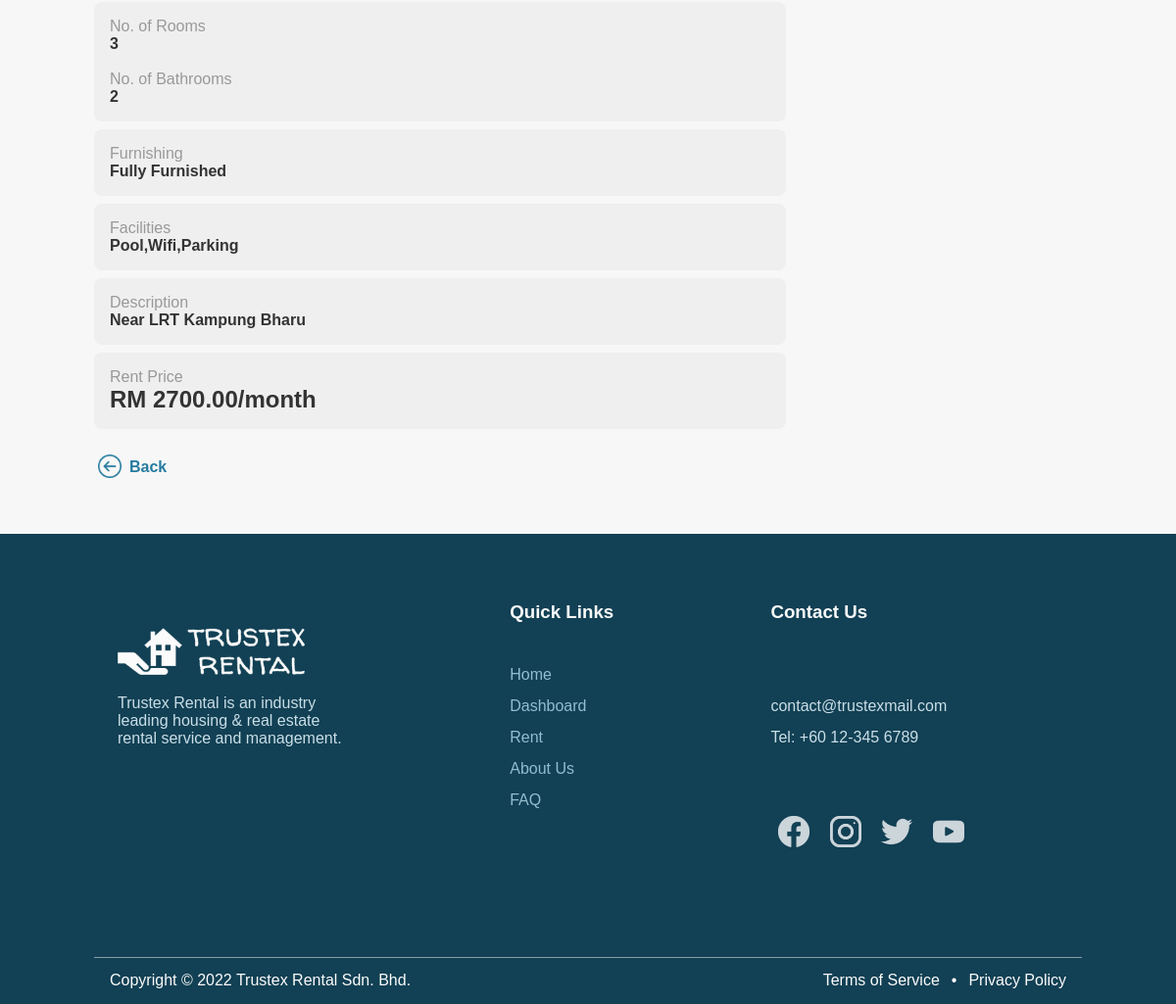
The app's page /property.php?id=8&source=details (signed in, lower part), older data.
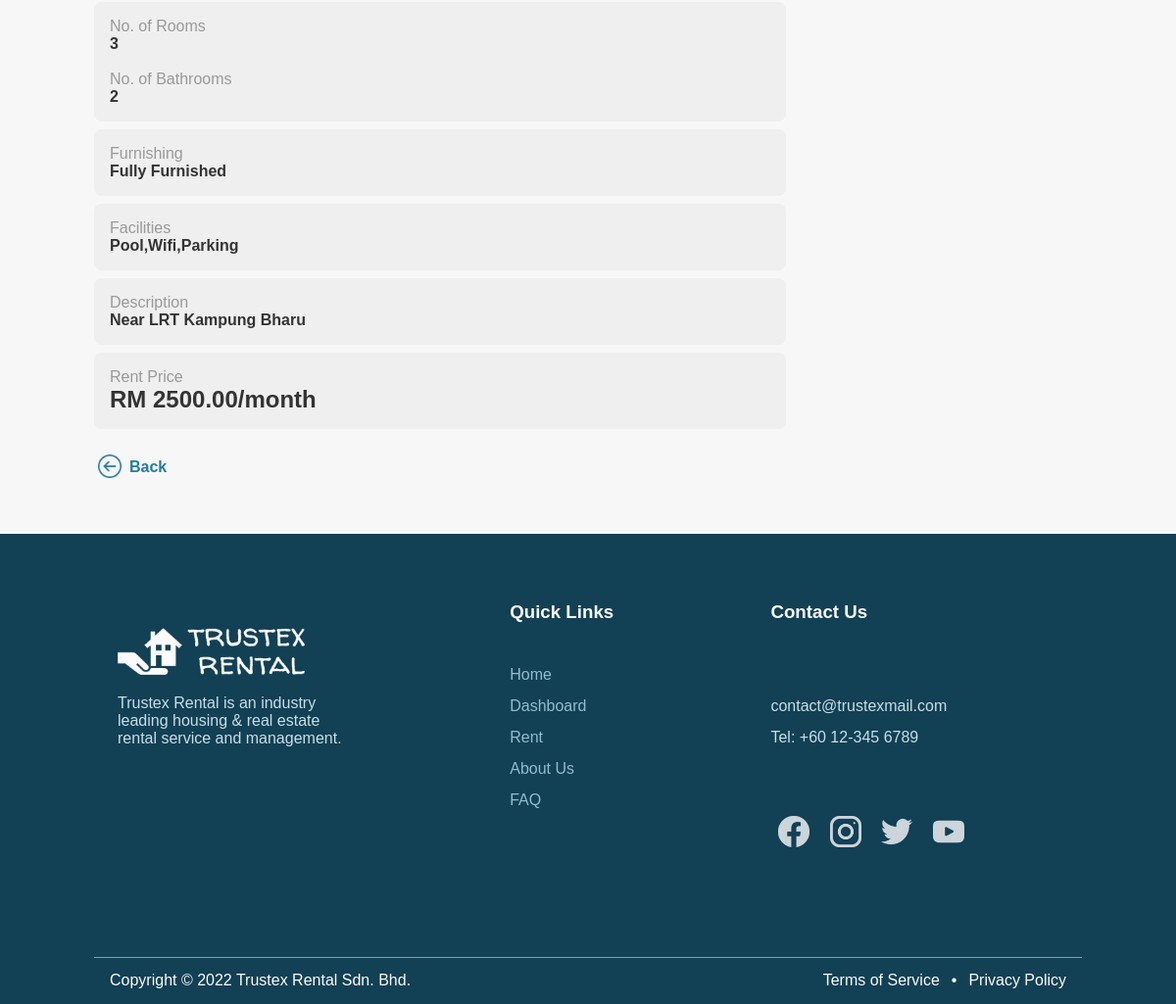
The same page, newer data.
### tables this page shows
CREATE TABLE `property` (
  `propertyID` int(6) NOT NULL,
  `landlordRegNo` int(6) NOT NULL,
  `propertyName` varchar(256) NOT NULL DEFAULT 'N/A',
  `propertyAddress` varchar(512) NOT NULL DEFAULT 'N/A',
  `propertyCity` varchar(64) NOT NULL DEFAULT 'N/A',
  `propertyPoscode` varchar(5) NOT NULL DEFAULT 'N/A',
  `propertyState` varchar(64) NOT NULL DEFAULT 'N/A',
  `propertyType` varchar(32) DEFAULT 'N/A',
  `propertyFloorLevel` int(2) DEFAULT NULL,
  `propertyFloorSize` int(6) DEFAULT NULL,
  `propertyNumRooms` int(2) NOT NULL,
  `propertyBathrooms` int(2) NOT NULL,
  `propertyFurnishing` varchar(32) DEFAULT 'N/A',
  `propertyFacilities` varchar(128) DEFAULT 'N/A',
  `propertyDesc` varchar(2048) DEFAULT 'N/A',
  `rentPrice` decimal(6,2) DEFAULT NULL
);

### property.php (the view, shortened to what this page needs)
<?php
  $prop_id = $_GET['id'];
  include("dbconnect.php");
  $sql = "SELECT *
          FROM property
          WHERE propertyID = '$prop_id'";
  $result = mysqli_query($connect, $sql);
  $property = mysqli_fetch_assoc($result);
  $propertyName = $property["propertyName"];
  $propertyNumRooms = $property["propertyNumRooms"];
  $propertyBathrooms = $property["propertyBathrooms"];
  $propertyFurnishing = $property["propertyFurnishing"];
  $propertyFacilities = $property["propertyFacilities"];
  $propertyDesc = $property["propertyDesc"];
  $rentPrice = $property["rentPrice"];
?>
<!DOCTYPE html>
<html>
  <body id="property">
    <div class="default-container">
      <div class="container-margin listing-section-container">
        <div class="listing-section-left">
          <form class="property-details" action="" method="POST" enctype="multipart/form-data">
            <input class="property-text-h1 property-text-input" type="text" name="propertyName" value="<?php echo $propertyName ?>" placeholder="N/A" readonly><br>
            <p>Property ID: <?php echo sprintf("%08d",$property['propertyID']) ?></p><br>
            <div class="property-detail">
              <label for="propertyNumRooms">No. of Rooms</label><br>
              <p class="property-details-text"><?php echo $propertyNumRooms ?></p>
              <br>
              <label for="propertyBathrooms">No. of Bathrooms</label><br>
              <p class="property-details-text"><?php echo $propertyBathrooms ?></p>
            </div>
            <div class="property-detail">
              <label for="propertyFurnishing">Furnishing</label><br>
              <p class="property-details-text"><?php echo $propertyFurnishing ?></p>
            </div>
            <div class="property-detail">
              <label for="propertyFacilities">Facilities</label><br>
              <p class="property-details-text"><?php echo $propertyFacilities ?></p>
            </div>
            <div class="property-detail">
              <label for="propertyDesc">Description</label><br>
              <p class="property-details-text"><?php echo $propertyDesc ?></p>
            </div>
            <div class="property-detail">
              <label for="propertyNumRooms">Rent Price</label><br>
              <p class="property-details-text"><h2>RM <?php echo $rentPrice ?>/month</h2></p>
            </div>
          </form>
          <br>
          <?php
            if ($_SESSION['userType'] == 'A' && isset($_GET['source']) && $_GET['source'] == 'details') {
          ?>
              <a class="return-dashboard" href="landlord-details.php?id=<?php echo $property['landlordRegNo']?>">
                <img src="assets/icons/back-button.png"></img>
                <h4>Back</h4>
              </a>
          <?php
            }
          ?>
        </div>
        <div class="property-section-right">
        </div>
      </div>
    </div>
  </body>
</html>

Row changes from the older to the newer data that the page shows:
changed property "Fully Furnished": rentPrice "2700.00" → "2500.00"
